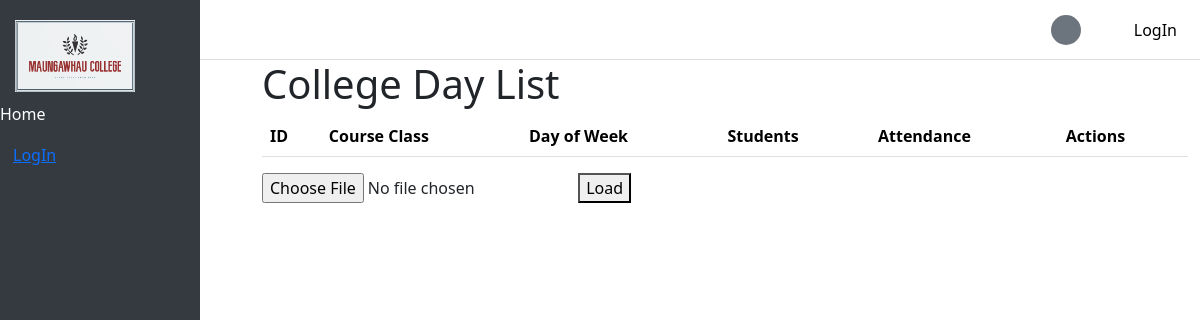
/collegedays/, run on an earlier commit of the app's database.
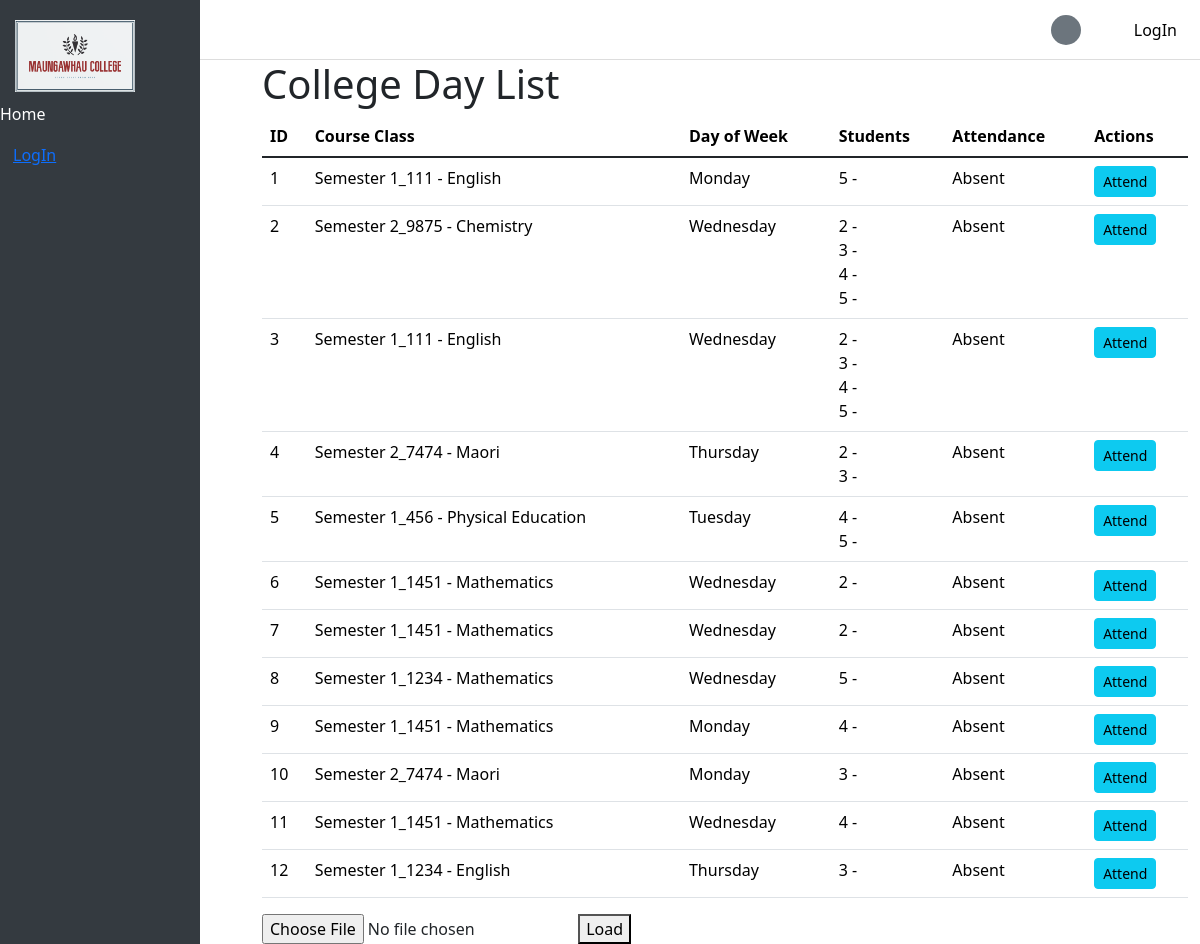
And on a later commit of the database.
### Maungawhau/models.py (models this page shows, shortened)
class CollegeDay(models.Model):
    student = models.ManyToManyField(Student, blank=True)
    courseClass = models.ForeignKey(CourseClass, on_delete=models.CASCADE)
    day_of_week = models.CharField(
        max_length=10,
        choices=[
            ('Monday', 'Monday'),
            ('Tuesday', 'Tuesday'),
            ('Wednesday', 'Wednesday'),
            ('Thursday', 'Thursday'),
            ('Friday', 'Friday')
        ],
        default='Monday'
    )

class CourseClass(models.Model):
    number = models.IntegerField()
    course = models.ForeignKey(Course, on_delete=models.CASCADE)
    lecturers = models.ForeignKey(Lecturer, on_delete=models.SET_NULL, null=True, blank=True)
    semester = models.ForeignKey(Semester, on_delete=models.CASCADE, default=1)
    created_at = models.DateTimeField(auto_now_add=True)
    updated_at = models.DateTimeField(auto_now=True)
    attendances = models.ManyToManyField(User, related_name='course_class_attendances', blank=True)
    def __str__(self):
        return f'{self.semester.semester}_{self.number} - {self.course.name}'

class Semester(models.Model):
    year = models.IntegerField()
    semester = models.CharField(max_length=10)
    courses = models.ManyToManyField(Course, related_name='semesters', blank=True)

class Course(models.Model):
    name = models.CharField(max_length=100)
    code = models.CharField(max_length=100)

class Student(models.Model):
    student_id = models.IntegerField(unique=True, blank=True, null=True)
    user = models.OneToOneField(User, on_delete=models.CASCADE)
    DOB = models.DateField()
    phone = models.CharField(max_length=20, default='')
    address = models.CharField(max_length=255, default='')

### Maungawhau/views.py (the view)
# urls.py: path('collegedays/', CollegeDayListView.as_view(), name='collegeDay_list'),
class CollegeDayListView(ListView):
    model = CollegeDay
    template_name = 'collegeday_list.html'
    context_object_name = 'college_days'
    def get_queryset(self):
        return CollegeDay.objects.all().prefetch_related('student', 'courseClass')

### templates/collegeday_list.html (shortened to what this page needs)
{% extends 'base.html' %}
{% load static %}
{% block content %}
    <h1>College Day List</h1>
    <table class="table">
        <thead>
        <tr>
            <th>ID</th>
            <th>Course Class</th>
            <th>Day of Week</th>
            <th>Students</th>
            <th>Attendance</th>
            <th>Actions</th>
        </tr>
        </thead>
        <tbody>
        {% for day in college_days %}
            <tr>
                <td>{{ day.id }}</td>
                <td>{{ day.courseClass }}</td>
                <td>{{ day.day_of_week }}</td>
                <td>
                    {% for student in day.student.all %}
                        {{ student.id }} - {{ student.first_name }} {{ student.last_name }}<br>
                    {% endfor %}
                </td>
                <td>
                    {% if request.user in day.courseClass.attendances.all %}
                        Present
                    {% else %}
                        Absent
                    {% endif %}
                </td>
                <td>
                    <form method="POST" action="{% url 'attend_or_not' day.id %}">
                        <button type="submit" class="btn btn-sm btn-info">Attend</button>
                    </form>
                </td>
            </tr>
        {% endfor %}
        </tbody>
    </table>
    <form method="post"
          enctype="multipart/form-data"
          action="{% url 'load_user_from_file' %}">
        <input type="file" name="Maungawhau.xlsx">
        <button type="submit">Load</button>
    </form>
{% endblock %}

What changed in the data, as far as the page shows it:
added CollegeDay: id "1", courseClass "Semester 1_111 - English", day_of_week "Monday", shows "Absent"
added Student: id "5"
added CollegeDay: id "2", courseClass "Semester 2_9875 - Chemistry", day_of_week "Wednesday", shows "Absent"
now on this page (row unchanged): Student: id "2"
now on this page (row unchanged): Student: id "3"
now on this page (row unchanged): Student: id "4"
added CollegeDay: id "3", courseClass "Semester 1_111 - English", day_of_week "Wednesday", shows "Absent"
added CollegeDay: id "4", courseClass "Semester 2_7474 - Maori", day_of_week "Thursday", shows "Absent"
added CollegeDay: id "5", courseClass "Semester 1_456 - Physical Education", day_of_week "Tuesday", shows "Absent"
added CollegeDay: id "6", courseClass "Semester 1_1451 - Mathematics", day_of_week "Wednesday", shows "Absent"
added CollegeDay: id "7", courseClass "Semester 1_1451 - Mathematics", day_of_week "Wednesday", shows "Absent"
added CollegeDay: id "8", courseClass "Semester 1_1234 - Mathematics", day_of_week "Wednesday", shows "Absent"
added CollegeDay: id "9", courseClass "Semester 1_1451 - Mathematics", day_of_week "Monday", shows "Absent"
added CollegeDay: id "10", courseClass "Semester 2_7474 - Maori", day_of_week "Monday", shows "Absent"
added CollegeDay: id "11", courseClass "Semester 1_1451 - Mathematics", day_of_week "Wednesday", shows "Absent"
added CollegeDay: id "12", courseClass "Semester 1_1234 - English", day_of_week "Thursday", shows "Absent"
